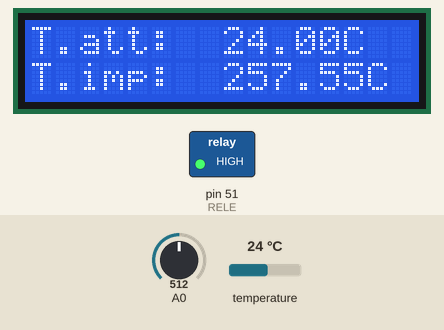
A sketch run on a simulated Arduino Mega 2560, built with avr-gcc and run on an emulated ATmega2560. On the bench: 16×2 character LCD, switched loads named in the sketch (green lamp = pin HIGH). The inputs (shaded band) are chosen by the test bench; at power-on: temperature 24 °C, A0 = 512. EEPROM starts erased; what the sketch prints to the serial monitor is not drawn.

Above: at 1.3 s.
1.4 s: temperature set to 5.2 °C
At 2.6 s:
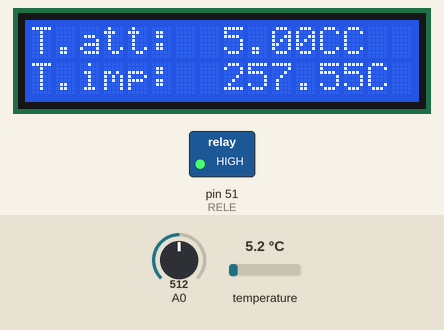
2.9 s: temperature set to 4.3 °C
At 3.4 s:
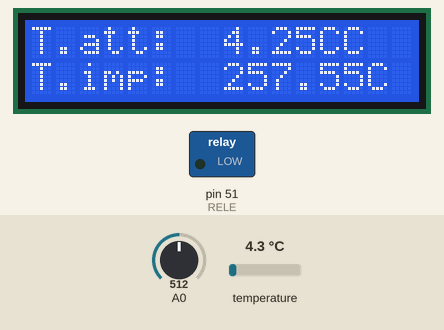
4.4 s: A0 set to 393
7.4 s: A0 set to 366
At 8.6 s:
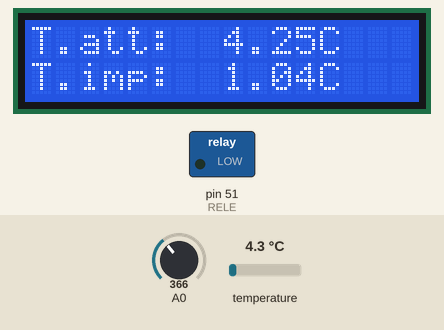
10.4 s: temperature set to 12 °C
At 11.5 s:
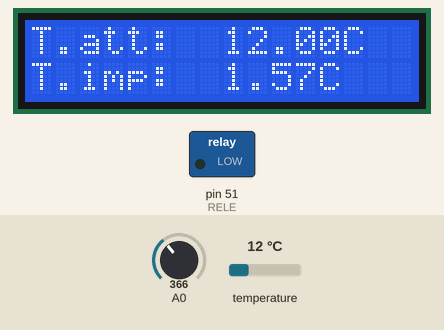
13.1 s: A0 set to 185
At 14.3 s:
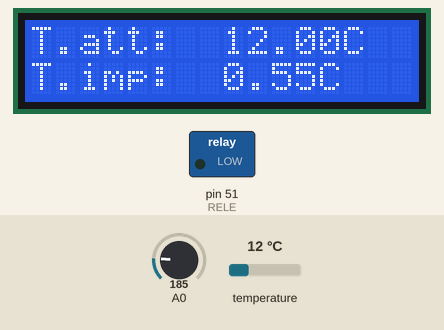
Timing chart, 0 to 16.1 s (numbered marks = the images above; inputs shaded):
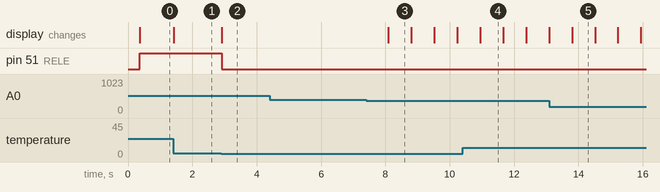

The sketch:

TermostatoLCD.ino
```cpp
/*
OK!!
 Fonti:
 Sono diverse,sicuramente http://www.giannifavilli.it/blog/ è stato uno dei punti di partenza per la parte web;
 le altre non le ricordo(non mene vogliano gli autori)!!!!!!!

 Versione IDE Arduino 1.0

 email: ioroberto@gmail.com
 */

//Librerie
#include <SPI.h>
#include <EEPROM.h>
#include <LiquidCrystal.h>
#include <OneWire.h>
#include <DallasTemperature.h>


//Dati login pagina web


#define loctempsetint  0          //ID locazione EEPROM numero temperatura impostata intero

#define loctempsetdec  1          //ID locazione EEPROM numero temperatura impostata decimale
#define delaymess 10000           //Tempo in ms che mantiene il messaggio dal Web sul displ
#define delaydis  5000            //Tempo in ms retroilluminazione display attiva
#define illon     500             //Tempo in ms*10 che se premuto uno dei tasti retroillumina soltanto

#define ritardosel 500            //Tempo in ms che regola la lettura dei pulsanti variazione temperatura

#define PUSHED    1023            //Valore lettura analogica pulsante premuto su ingresso analogico

#define ISTERESI   1              //isteresi(range temperatura sopra e sotto setpoint


#define RELE       51              //pin attuatore pompa termosifoni(da pilotare)


#define btnRIGHT  0
#define btnUP     1
#define btnDOWN   2
#define btnLEFT   3
#define btnSELECT 4
#define btnNONE   5
int TERMOSIFONI;


long backlightstart;              //Variabile buffer millis per retroillumizione display

int clrdis=false;                 //flag cancella display

LiquidCrystal lcd(8, 9, 4, 5, 6, 7);   //configurazione collegamento display

double TMIN;                      //Variabile di appoggio temperatura impostata ricavata dal numero intero
//e decimale su EEPROM(intero locazione loctempsetint,decimale locazione loctempsetdec)

double temp;                      //Variabile di appoggio lettura temperatura


// Data wire is plugged into port 2 on the Arduino
#define ONE_WIRE_BUS 53

// Setup a oneWire instance to communicate with any OneWire devices (not just Maxim/Dallas temperature ICs)
OneWire oneWire(ONE_WIRE_BUS);

// Pass our oneWire reference to Dallas Temperature.
DallasTemperature sensors(&oneWire);

// arrays to hold device address
DeviceAddress insideThermometer;


void setup(){

  // EEPROM.write(loctempsetint,20);
  //  EEPROM.write(loctempsetdec,0);
  // sensors.begin();                // Start up the library Dallas
Serial.begin(9600);
  lcd.begin(16, 2);               // set up the LCD's number of rows and columns:

  //  pinMode(pinleddisp, OUTPUT);    //Dichiarazione tipo pin retroilluminazione

  pinMode(RELE, OUTPUT);          //Dichiarazione tipo pin pompa termisifoni


  // Cancella lcd
  lcd.clear();

  //stringalogin=String("Nome="+user+"&Pwd="+pass);    //Formazione stringa di confronto login!

  //  digitalWrite(pinleddisp, 1);                       //Attiva la retrolluminazione


  //inizializzazione sensore
  // locate devices on the bus
  Serial.print("Locating devices...");
  sensors.begin();
  Serial.print("Found ");
  Serial.print(sensors.getDeviceCount(), DEC);
  Serial.println(" devices.");

  // report parasite power requirements
  Serial.print("Parasite power is: ");
  if (sensors.isParasitePowerMode()) Serial.println("ON");
  else Serial.println("OFF");

  // assign address manually.  the addresses below will beed to be changed
  // to valid device addresses on your bus.  device address can be retrieved
  // by using either oneWire.search(deviceAddress) or individually via
  // sensors.getAddress(deviceAddress, index)
  //insideThermometer = { 0x28, 0x1D, 0x39, 0x31, 0x2, 0x0, 0x0, 0xF0 };

  // Method 1:
  // search for devices on the bus and assign based on an index.  ideally,
  // you would do this to initially discover addresses on the bus and then
  // use those addresses and manually assign them (see above) once you know
  // the devices on your bus (and assuming they don't change).
  if (!sensors.getAddress(insideThermometer, 0)) Serial.println("Unable to find address for Device 0");

  // method 2: search()
  // search() looks for the next device. Returns 1 if a new address has been
  // returned. A zero might mean that the bus is shorted, there are no devices,
  // or you have already retrieved all of them.  It might be a good idea to
  // check the CRC to make sure you didn't get garbage.  The order is
  // deterministic. You will always get the same devices in the same order
  //
  // Must be called before search()
  //oneWire.reset_search();
  // assigns the first address found to insideThermometer
  //if (!oneWire.search(insideThermometer)) Serial.println("Unable to find address for insideThermometer");

  // show the addresses we found on the bus
  Serial.print("Device 0 Address: ");
  printAddress(insideThermometer);
  Serial.println();

  // set the resolution to 9 bit (Each Dallas/Maxim device is capable of several different resolutions)
  sensors.setResolution(insideThermometer, 10);

  Serial.print("Device 0 Resolution: ");
  Serial.print(sensors.getResolution(insideThermometer), DEC);
  Serial.println();
}


void loop(){

  /*inizio calcolo temperatura*/
  Serial.print("Requesting temperatures...");
  sensors.requestTemperatures(); // Send the command to get temperatures
  Serial.println("DONE");
  double temp = sensors.getTempC(insideThermometer);
  Serial.print("Temperature for the device 1 (index 0) is: ");
  Serial.println(temp);

  /*fine calcolo temperatura*/


  //Modifica temperatura manuale


    //Ciclo aumenta temperatura manuale a passi di mezzo grado
  if  (read_LCD_buttons()==btnUP){
      //lcd.clear();
      TMIN=TMIN+0.5;
    // lcd.setCursor(0,1);
    //lcd.write("T.Imp: ");
    // lcd.print(TMIN);
      delay(ritardosel);
       //Memorizza la temperatura selezionata nell'EEPROM nelle due locazioni(parte intera e decimale)
    EEPROM.write(loctempsetint,(int)TMIN);
    EEPROM.write(loctempsetdec,(TMIN-(int)TMIN)*100);

     clrdis=true;
  }

    //Ciclo diminuisce temperatura manuale a passi di mezzo grado
   if (read_LCD_buttons()==btnDOWN){
    //  lcd.clear();
      TMIN=TMIN-0.5;
    // lcd.setCursor(0,1);
    //lcd.write("T.Imp: ");
    //  lcd.print(TMIN);
      delay(ritardosel);
       //Memorizza la temperatura selezionata nell'EEPROM nelle due locazioni(parte intera e decimale)
    EEPROM.write(loctempsetint,(int)TMIN);
    EEPROM.write(loctempsetdec,(TMIN-(int)TMIN)*100);
    clrdis=true;
   }


  //  delay(ritardosel*3);
  //  backlightstart=millis();


  if (clrdis==true){                                  //Controllo flag cancella display
    //clear the screen
    lcd.clear();
    clrdis==false;
  }

  TMIN=EEPROM.read(loctempsetint)+(EEPROM.read(loctempsetdec)*0.01);    //costruzione setpoin temperatura dai dati letti dall'EEPROM

  //Visualizzazione temperatura letta e setpoint sul display
  lcd.setCursor(0,0);
  lcd.write("T.att:  ");
  lcd.print(temp);
  lcd.write("C");
  lcd.setCursor(0,1);
  lcd.write("T.imp:  ");
  lcd.print(TMIN);
  lcd.write("C ");

  // if((millis()-backlightstart) >= delaydis){
  //   digitalWrite(pinleddisp, 0);                       //Disattiva la retrolluminazione
  // }
if (temp >= 5 && temp <= 30) {
  if (temp < TMIN-ISTERESI ){                                           // freddo - attivare la caldaia
    digitalWrite(RELE, 1);
    TERMOSIFONI= true;
    lcd.blink();
  }

  if (temp >= TMIN+ISTERESI){                                          // caldo - spegnere la caldaia
    digitalWrite(RELE, 0);
    TERMOSIFONI = false;
    lcd.noBlink();
  }
  }
 else {
 digitalWrite(RELE, 0);
 lcd.noBlink();
 }


} // fine loop

int read_LCD_buttons()
{
  int adc_key_in = analogRead(0);      // read the value from the sensor

  // my buttons when read are centered at these valies: 0, 144, 329, 504, 741
  // we add approx 50 to those values and check to see if we are close
  if (adc_key_in > 1000) return btnNONE; // We make this the 1st option for speed reasons since it will be the most likely result

  if (adc_key_in < 50)   return btnRIGHT;

  if (adc_key_in < 195)  return btnUP;

  if (adc_key_in < 380)  return btnDOWN;

  if (adc_key_in < 555)  return btnLEFT;

  if (adc_key_in < 790)  return btnSELECT;

  return btnNONE;  // when all others fail, return this...

}
void printAddress(DeviceAddress deviceAddress)
{
  for (uint8_t i = 0; i < 8; i++)
  {
    if (deviceAddress[i] < 16) Serial.print("0");
    Serial.print(deviceAddress[i], HEX);
  }
}
```

Measured:
- the behaviour switches between 5 and 4.9 °C on temperature (found by bisection; images 1 and 2)
- the behaviour switches between 380 and 379 on A0 (found by bisection; images 2 and 3)
- after the input at 1.4 s, the display: changes at once (image 1)
- after the input at 2.9 s, pin 51 (RELE): HIGH → LOW at once; the display: changes at once (image 2)
- after the input at 4.4 s, every drawn part: stays the same
- after the input at 7.4 s, the display: changes after 0.69 s (image 3)
- what the display in image 3 shows lasts 0.7 s, from 8.1 s to 8.8 s
